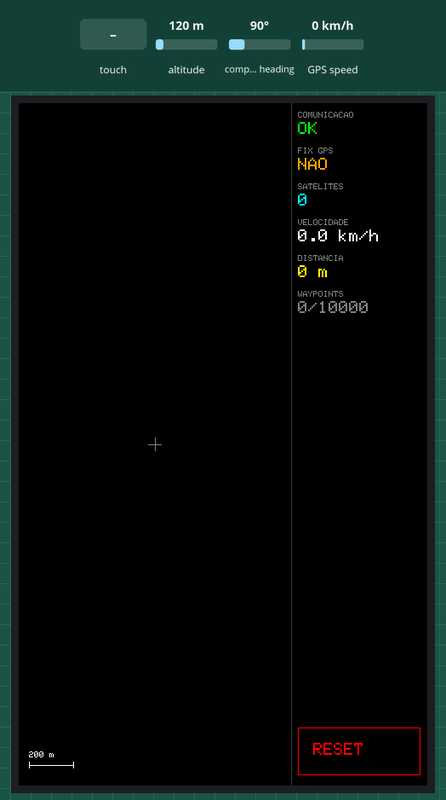
Simulated run of this sketch. Board: Arduino Giga R1. Shown: 480×800 colour display. The inputs (shaded band) are chosen by the test bench; at power-on: GPS speed 0 km/h, altitude 120 m, compass heading 90°. The GPS gets a fix after 3 s at 37.7749, -122.4194 with 8 satellites; what the sketch prints to the serial monitor is not drawn.

Above: at 1.6 s.
1.7 s: touch panel pressed at 13 % / 10 % of its raw x / y range
At 4.8 s:
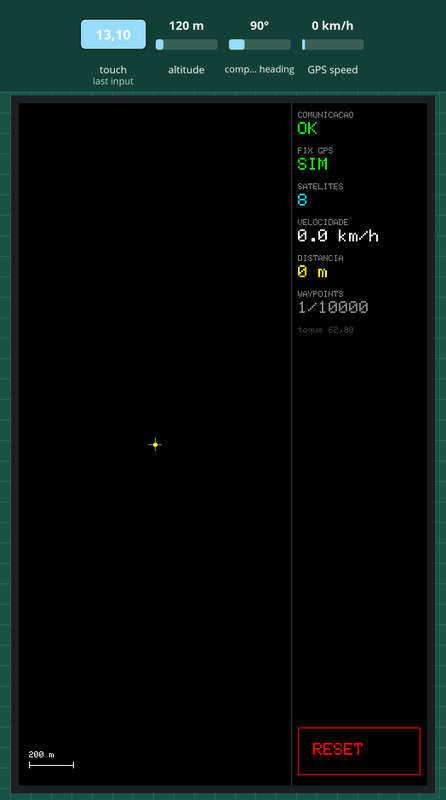
5.8 s: GPS speed set to 2 km/h
8.2 s: touch panel pressed at 38 % / 10 % of its raw x / y range
10.0 s: GPS speed set to 30 km/h
At 11.1 s:
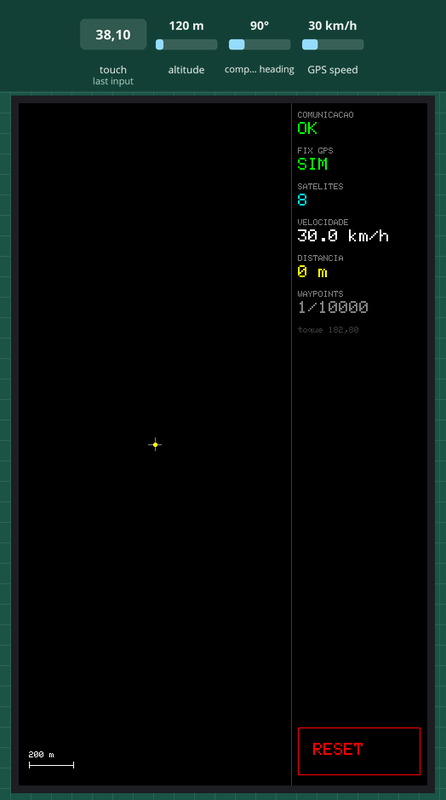
12.1 s: GPS speed set to 60 km/h
Timing chart, 0 to 15.1 s (numbered marks = the images above; inputs shaded):
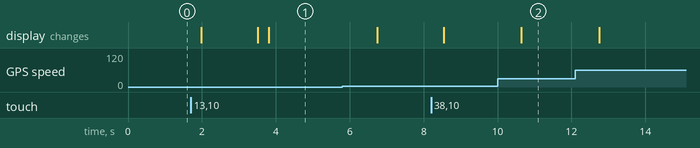

The sketch:

odometro.ino
```cpp
/*
 * ============================================================================
 *  ODOMETRO GPS  -  Arduino GIGA R1 WiFi + MKR GPS Shield + GIGA Display Shield
 * ============================================================================
 *  Versao 4 (revisada) - GPS por UART + TinyGPSPlus + tela GFX + toque.
 *
 *  >>> POR QUE UART E NAO I2C? <<<
 *  Pelo HEADER, o MKR GPS Shield se comunica por UART (Serial). O I2C do
 *  modulo (SAM-M8Q) so esta disponivel no conector ESLOV. Por isso tentar
 *  I2C nos pinos 11/12 do header nunca funcionou.
 *
 *  >>> LIGACAO (UART) <<<
 *    Shield VCC     -> GIGA 3V3     (o modulo e 3,3V; o pino "5V" do header
 *                                    NAO alimenta o GPS!)
 *    Shield GND     -> GIGA GND
 *    Shield 13 (RX) -> GIGA 0 (RX0) (e por aqui que o dado do GPS chega)
 *    Shield 14 (TX) -> GIGA 1 (TX0)
 *    GIGA Display Shield encaixado direto no GIGA.
 *
 *  Serial1 do GIGA = pino 0 (RX) / pino 1 (TX). O u-blox manda NMEA a 9600.
 *
 *  >>> BIBLIOTECAS <<<  TinyGPSPlus, Arduino_GigaDisplay_GFX, Arduino_GigaDisplayTouch
 *
 *  >>> O QUE ESPERAR <<<
 *    - Dentro do escritorio: COMUNICACAO=OK, FIX=NAO, SAT=0, VEL=0 (normal).
 *    - Perto de janela / na rua: FIX=SIM, satelites, velocidade; e os
 *      waypoints sao plotados a cada 10 m de deslocamento.
 *    - A porta USB tambem imprime um status a cada 1 s (para depuracao).
 * ============================================================================
 */

#include <TinyGPSPlus.h>
#include "Arduino_GigaDisplay_GFX.h"
#include "Arduino_GigaDisplayTouch.h"

GigaDisplay_GFX gfx;
Arduino_GigaDisplayTouch touch;
TinyGPSPlus gps;

// ----------------------------------------------------- parametros ajustaveis
const float PX_PER_MM        = 5.25f;   // densidade da tela (~5,25 px/mm) - calibrar c/ regua
const float MAP_M_PER_PX     = 200.0f / (10.0f * PX_PER_MM); // 10 mm de tela = 200 m reais
int         PANEL_W          = 160;     // largura do painel (spec: 15 mm ~ 79 px; +largo p/ ler)
const float WAYPOINT_STEP_M  = 10.0f;   // grava um ponto a cada 10 m
const float JITTER_FLOOR_M   = 2.5f;    // ignora movimento menor que isso (ruido parado)
const float JUMP_CEIL_M      = 1000.0f; // ignora saltos absurdos entre leituras
const int   MIN_SATS_FOR_DIST= 4;       // so soma distancia com fix decente (>=4 satelites)
const int   MAX_POINTS       = 10000;   // memoria de waypoints

// ----------------------------------------------------- cores (RGB565)
#define C_BLACK 0x0000
#define C_WHITE 0xFFFF
#define C_RED   0xF800
#define C_GREEN 0x07E0
#define C_YEL   0xFFE0
#define C_CYAN  0x07FF
#define C_GREY  0x8410
#define C_DGREY 0x39E7
#define C_ORANG 0xFD20

// ----------------------------------------------------- geometria (no setup)
int SCR_W, SCR_H, PANEL_X, PLOT_W, PLOT_H, PLOT_CX, PLOT_CY;
int btnX, btnY, btnW, btnH;

// ----------------------------------------------------- memoria de waypoints
struct Pt { float x; float y; };        // metros relativos a origem (Leste, Norte)
Pt  points[MAX_POINTS];
int numPoints = 0;

// ----------------------------------------------------- estado do GPS / odometro
bool   originSet = false;
double originLat = 0, originLon = 0, lastLat = 0, lastLon = 0;
float  totalDistance = 0, distSinceWaypoint = 0;
int    satellites = 0;
float  speedKmh = 0;
bool   gpsCommOk = false, gpsFix = false, everComm = false;
unsigned long lastByteMs = 0, lastFixMs = 0, lastDraw = 0, lastDbg = 0;

// ----------------------------------------------------- desenho / toque
int  lastSX = -1, lastSY = -1;
bool touchWasDown = false;
int  dbgTX = -1, dbgTY = -1;

// ============================================================================
void setup() {
  Serial.begin(115200);                 // USB (depuracao)
  Serial1.begin(9600);                  // GPS por UART (pinos 0/1)

  gfx.begin();
  gfx.setRotation(0);                   // retrato; toque alinhado ao desenho
  SCR_W = gfx.width();
  SCR_H = gfx.height();
  computeLayout();
  touch.begin();

  gfx.fillScreen(C_BLACK);
  drawStaticUI();
}

// ============================================================================
void loop() {
  readGPS();                            // le UART, alimenta o parser, ajusta gpsCommOk

  if (gps.satellites.isValid()) satellites = gps.satellites.value();
  if (gps.speed.isValid())      speedKmh   = gps.speed.kmph();

  // Nova posicao valida? registra fix e (se fix decente) acumula distancia.
  if (gps.location.isValid() && gps.location.isUpdated()) {
    lastFixMs = millis();
    if (gps.satellites.isValid() && gps.satellites.value() >= MIN_SATS_FOR_DIST)
      processFix(gps.location.lat(), gps.location.lng());
  }
  gpsFix = (lastFixMs != 0) && (millis() - lastFixMs < 3000);

  handleTouch();

  if (millis() - lastDraw > 250)  { drawData(); lastDraw = millis(); }
  if (millis() - lastDbg  > 1000) { debugSerial(); lastDbg  = millis(); }
}

// ============================================================================
//  LEITURA DO GPS (UART)
// ============================================================================
void readGPS() {
  while (Serial1.available()) {
    gps.encode(Serial1.read());
    lastByteMs = millis();
    everComm = true;
  }
  // Comunicacao OK = recebendo NMEA nos ultimos 2 s (independe de ter fix).
  gpsCommOk = everComm && (millis() - lastByteMs < 2000);
}

void debugSerial() {
  Serial.print("COM="); Serial.print(gpsCommOk ? "OK " : "-- ");
  Serial.print(" FIX="); Serial.print(gpsFix ? "SIM" : "NAO");
  Serial.print(" SAT="); Serial.print(satellites);
  Serial.print(" VEL="); Serial.print(speedKmh, 1);
  Serial.print(" DIST="); Serial.print(totalDistance, 0);
  Serial.print(" PTS="); Serial.print(numPoints);
  if (gps.location.isValid()) {
    Serial.print(" LAT="); Serial.print(gps.location.lat(), 6);
    Serial.print(" LON="); Serial.print(gps.location.lng(), 6);
  }
  Serial.print(" (NMEA chars="); Serial.print(gps.charsProcessed());
  Serial.print(", checksum_fail="); Serial.print(gps.failedChecksum());
  Serial.println(")");
}

// ============================================================================
//  CALCULO DE DISTANCIA / COORDENADAS
// ============================================================================
double haversine(double la1, double lo1, double la2, double lo2) {
  const double R = 6371000.0;
  double dLa = radians(la2 - la1), dLo = radians(lo2 - lo1);
  double a = sin(dLa / 2) * sin(dLa / 2) +
             cos(radians(la1)) * cos(radians(la2)) * sin(dLo / 2) * sin(dLo / 2);
  return R * 2 * atan2(sqrt(a), sqrt(1 - a));
}

void latlonToXY(double lat, double lon, float &x, float &y) {
  const double R = 6371000.0;
  x = (float)(R * radians(lon - originLon) * cos(radians(originLat)));  // Leste
  y = (float)(R * radians(lat - originLat));                           // Norte
}

void processFix(double lat, double lon) {
  if (!originSet) {                     // primeiro fix bom = origem do mapa
    originSet = true;
    originLat = lat; originLon = lon; lastLat = lat; lastLon = lon;
    addPoint(lat, lon);
    return;
  }
  double d = haversine(lastLat, lastLon, lat, lon);
  if (d < JITTER_FLOOR_M || d > JUMP_CEIL_M) return;   // filtra ruido e saltos

  totalDistance     += d;
  distSinceWaypoint += d;
  lastLat = lat; lastLon = lon;

  if (distSinceWaypoint >= WAYPOINT_STEP_M) {
    distSinceWaypoint = 0;
    addPoint(lat, lon);
  }
}

void addPoint(double lat, double lon) {
  if (numPoints >= MAX_POINTS) return;  // memoria cheia
  float x, y;
  latlonToXY(lat, lon, x, y);
  points[numPoints].x = x; points[numPoints].y = y;
  numPoints++;
  plotPoint(numPoints - 1);
}

// ============================================================================
//  DESENHO DO MAPA
// ============================================================================
void plotPoint(int i) {
  int sx = PLOT_CX + (int)(points[i].x / MAP_M_PER_PX);
  int sy = PLOT_CY - (int)(points[i].y / MAP_M_PER_PX);     // Norte para cima
  if (sx < 1 || sx >= PLOT_W - 1 || sy < 1 || sy >= SCR_H - 1) {
    lastSX = sx; lastSY = sy; return;                       // fora da area visivel
  }
  if (lastSX >= 0 && lastSX < PLOT_W)
    gfx.drawLine(lastSX, lastSY, sx, sy, C_CYAN);
  gfx.fillCircle(sx, sy, 2, C_YEL);
  lastSX = sx; lastSY = sy;
}

void drawCrosshair() {
  gfx.drawFastHLine(PLOT_CX - 8, PLOT_CY, 16, C_GREY);
  gfx.drawFastVLine(PLOT_CX, PLOT_CY - 8, 16, C_GREY);
}

void drawScaleBar() {
  int bar = (int)(10.0f * PX_PER_MM);
  int bx = 12, by = SCR_H - 24;
  gfx.drawFastHLine(bx, by, bar, C_WHITE);
  gfx.drawFastVLine(bx, by - 4, 8, C_WHITE);
  gfx.drawFastVLine(bx + bar, by - 4, 8, C_WHITE);
  gfx.setTextSize(1); gfx.setTextColor(C_WHITE);
  gfx.setCursor(bx, by - 16); gfx.print("200 m");
}

// ============================================================================
//  INTERFACE
// ============================================================================
void computeLayout() {
  PANEL_X = SCR_W - PANEL_W;
  PLOT_W  = SCR_W - PANEL_W; PLOT_H = SCR_H;
  PLOT_CX = PLOT_W / 2;      PLOT_CY = PLOT_H / 2;
  btnW = PANEL_W - 16; btnH = 56;
  btnX = PANEL_X + 8;  btnY = SCR_H - btnH - 12;
}

void drawStaticUI() {
  gfx.drawFastVLine(PANEL_X, 0, SCR_H, C_DGREY);
  drawCrosshair();
  drawScaleBar();
  gfx.drawRect(btnX, btnY, btnW, btnH, C_RED);
  drawData();
}

int panelBlock(int y, const char* label, const char* value, uint16_t col) {
  int x = PANEL_X + 8;
  gfx.fillRect(PANEL_X + 1, y, PANEL_W - 1, 40, C_BLACK);
  gfx.setTextSize(1); gfx.setTextColor(C_GREY);
  gfx.setCursor(x, y); gfx.print(label);
  gfx.setTextSize(2); gfx.setTextColor(col);
  gfx.setCursor(x, y + 12); gfx.print(value);
  return y + 42;
}

void drawData() {
  char b[24];
  int y = 10;
  y = panelBlock(y, "COMUNICACAO", gpsCommOk ? "OK" : "FALHA", gpsCommOk ? C_GREEN : C_RED);
  y = panelBlock(y, "FIX GPS", gpsFix ? "SIM" : "NAO", gpsFix ? C_GREEN : C_ORANG);
  snprintf(b, sizeof(b), "%d", satellites);            y = panelBlock(y, "SATELITES", b, C_CYAN);
  snprintf(b, sizeof(b), "%.1f km/h", speedKmh);       y = panelBlock(y, "VELOCIDADE", b, C_WHITE);
  snprintf(b, sizeof(b), "%.0f m", totalDistance);     y = panelBlock(y, "DISTANCIA", b, C_YEL);
  snprintf(b, sizeof(b), "%d/%d", numPoints, MAX_POINTS); y = panelBlock(y, "WAYPOINTS", b, C_GREY);

  gfx.fillRect(PANEL_X + 1, y, PANEL_W - 1, 12, C_BLACK);
  if (dbgTX >= 0) {
    snprintf(b, sizeof(b), "toque %d,%d", dbgTX, dbgTY);
    gfx.setTextSize(1); gfx.setTextColor(C_DGREY);
    gfx.setCursor(PANEL_X + 8, y); gfx.print(b);
  }

  gfx.setTextSize(2); gfx.setTextColor(C_RED);
  gfx.setCursor(btnX + 18, btnY + 18); gfx.print("RESET");
}

// ============================================================================
//  TOQUE / RESET
// ============================================================================
void handleTouch() {
  GDTpoint_t p[5];
  uint8_t n = touch.getTouchPoints(p);
  if (n > 0) {
    dbgTX = p[0].x; dbgTY = p[0].y;
    bool inBtn = (dbgTX >= btnX && dbgTX <= btnX + btnW && dbgTY >= btnY && dbgTY <= btnY + btnH);
    if (inBtn && !touchWasDown) doReset();
    touchWasDown = true;
  } else {
    touchWasDown = false;
  }
}

void doReset() {
  numPoints = 0; totalDistance = 0; distSinceWaypoint = 0;
  originSet = false; lastSX = -1; lastSY = -1;
  gfx.fillRect(0, 0, PLOT_W, SCR_H, C_BLACK);
  drawCrosshair(); drawScaleBar(); drawData();
  gfx.fillRect(btnX + 1, btnY + 1, btnW - 2, btnH - 2, C_RED);   // feedback visual
  gfx.setTextSize(2); gfx.setTextColor(C_WHITE);
  gfx.setCursor(btnX + 18, btnY + 18); gfx.print("RESET");
  delay(120);
  gfx.fillRect(btnX + 1, btnY + 1, btnW - 2, btnH - 2, C_BLACK);
  gfx.drawRect(btnX, btnY, btnW, btnH, C_RED);
}
```

Measured:
- after the input at 1.7 s, the display: first changes after 0.28 s (image 1 shows a later state)
- after the input at 10.0 s, the display: changes after 0.64 s (image 2)
